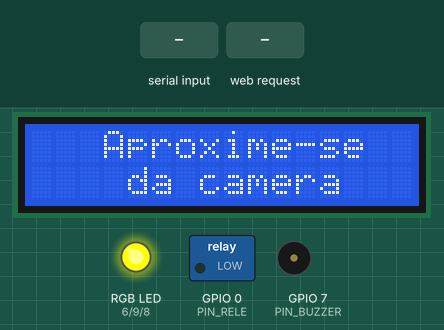
This sketch was run on a simulated ESP32-C6. Shown: 16×2 character LCD, switched loads named in the sketch (green lamp = pin HIGH), an RGB LED mixed from three pins (HIGH = lit), buzzer (waves = sounding). The inputs (shaded band) are chosen by the test bench. WiFi joins after 1.5 s; servers stay silent unless stated; what the sketch prints to the serial monitor is not drawn.

Above: at 4.8 s.
4.9 s: "OK\n" received over Serial
At 5.07 s:
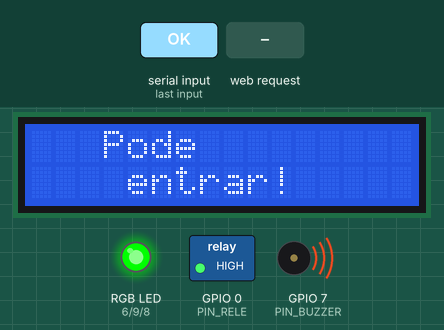
At 5.8 s:
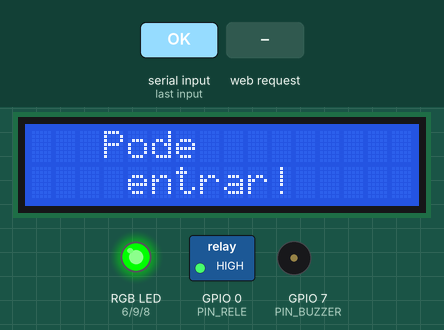
7.0 s: "FECHA\n" received over Serial
At 8.2 s:
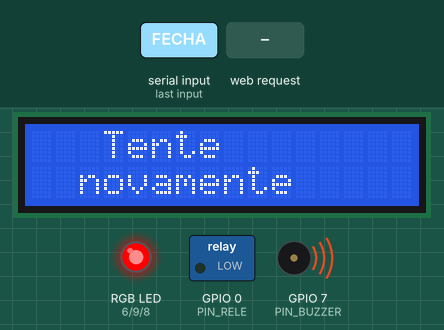
8.5 s: HTTP request GET /FACE_OK received
10.0 s: HTTP request GET /FACE_FAIL received
11.6 s: HTTP request GET /FACE_ALIGN received
Timing chart, 0 to 14.6 s (numbered marks = the images above; inputs shaded):
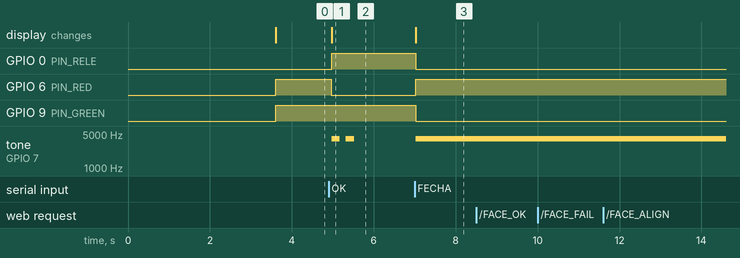

The sketch:

ESP32_C6_Code_sketch_dec4i.ino
```cpp
#include <WiFi.h>
#include <LiquidCrystal.h>

// ---------- CONFIG WI-FI ----------
const char* WIFI_SSID = "MEO-B672F0";
const char* WIFI_PASS = "1e251a1c99"; // password da tua rede

// Servidor TCP na porta 5000
WiFiServer tcpServer(5000);
WiFiClient camClient;   // cliente atual da ESP32-CAM

// ---------- LCD ----------
LiquidCrystal lcd(2, 3, 23, 22, 21, 19);

// ---------- ESTADOS ----------
bool no_camera = LOW;
bool camera = LOW;
bool alerta_enviado = false;

// ---------- Pinos do LED RGB ----------
const int PIN_GREEN = 9;
const int PIN_RED   = 6;
const int PIN_BLUE  = 8;

// ---------- Buzzer ----------
const int PIN_BUZZER = 7;

// ---------- RELÉ ----------
const int PIN_RELE = 0;

// ---------- FLAGS ----------
bool camera_beep_done = false;

// ---------- DEBOUNCE BLUETOOTH (APP) ----------
unsigned long lastSerialTime = 0;
const unsigned long serialDebounce = 500;

// ---------- DEBUG ----------
#define DEBUG true  // false = terminal silencioso

// Buffer global para dados da CAM
String camBuffer = "";

void conectaWiFi() {
  WiFi.mode(WIFI_STA);
  WiFi.begin(WIFI_SSID, WIFI_PASS);

  if (DEBUG) {
    Serial.print("A ligar ao WiFi: ");
    Serial.println(WIFI_SSID);
  }

  unsigned long startAttempt = millis();
  while (WiFi.status() != WL_CONNECTED && millis() - startAttempt < 15000) {
    delay(500);
    if (DEBUG) Serial.print(".");
  }
  if (WiFi.status() == WL_CONNECTED) {
    if (DEBUG) {
      Serial.println();
      Serial.print("WiFi ligado. IP ESP32-C6: ");
      Serial.println(WiFi.localIP());
    }
  } else {
    if (DEBUG) Serial.println("\nFalha ao ligar ao WiFi.");
  }
}

void trataMensagemCamera(String msg) {
  msg.trim();

  if (DEBUG) {
    Serial.print("[TCP_CAM_RAW='");
    Serial.print(msg);
    Serial.println("']");
  }

  if (msg == "FACE_OK") {
    camera = HIGH;
    no_camera = LOW;
    alerta_enviado = false;
    camera_beep_done = false;
    if (DEBUG) Serial.println("=> FACE_OK");
  } else if (msg == "FACE_FAIL") {
    camera = LOW;
    no_camera = HIGH;
    if (DEBUG) Serial.println("=> FACE_FAIL");
    if (!alerta_enviado) {
      if (DEBUG) Serial.println("Intruso não reconhecido à porta!");
      alerta_enviado = true;
    }
  } else if (msg == "FACE_ALIGN") {
    camera = LOW;
    no_camera = LOW;
    alerta_enviado = false;
    camera_beep_done = false;
    if (DEBUG) Serial.println("=> FACE_ALIGN (estado neutro)");
  } else {
    if (DEBUG && msg.length() > 0) {
      Serial.println("Mensagem desconhecida da CAM.");
    }
  }
}

void lerDadosDaCam() {
  // aceitar cliente se ainda não houver
  if (!camClient || !camClient.connected()) {
    camClient = tcpServer.available();
    if (camClient && DEBUG) {
      Serial.println("ESP32-CAM conectada ao TCP.");
    }
    camBuffer = "";  // limpa buffer ao trocar de cliente
  }

  if (camClient && camClient.connected()) {
    while (camClient.available() > 0) {
      char c = camClient.read();

      // fim de linha: processa mensagem
      if (c == '\n' || c == '\r') {
        camBuffer.trim();
        if (camBuffer.length() > 0) {
          trataMensagemCamera(camBuffer);
        }
        camBuffer = "";   // limpa sempre após processar
      } else {
        // só acumula caracteres imprimíveis para evitar lixo
        if (c >= 32 && c <= 126) {
          camBuffer += c;
        }
        // proteção: se passar de 32 chars, descarta
        if (camBuffer.length() > 32) {
          if (DEBUG) Serial.println("Buffer da CAM demasiado grande, a limpar.");
          camBuffer = "";
        }
      }
    }
  }
}

void setup() {
  pinMode(PIN_RED, OUTPUT);
  pinMode(PIN_GREEN, OUTPUT);
  pinMode(PIN_BLUE, OUTPUT);
  pinMode(PIN_BUZZER, OUTPUT);
  pinMode(PIN_RELE, OUTPUT);

  digitalWrite(PIN_RED, LOW);
  digitalWrite(PIN_GREEN, LOW);
  digitalWrite(PIN_BLUE, LOW);
  noTone(PIN_BUZZER);
  digitalWrite(PIN_RELE, LOW);

  lcd.begin(16, 2);

  Serial.begin(9600);
  delay(2000);

  if (DEBUG) Serial.println("ESP32-C6 + ESP32-CAM (TCP) + HC-05 + RELE PRONTO");

  conectaWiFi();
  tcpServer.begin();
  if (DEBUG) {
    Serial.println("Servidor TCP iniciado na porta 5000.");
  }

  lcd.clear();
  lcd.setCursor(3, 0);
  lcd.print("Aproxime-se");
  lcd.setCursor(4, 1);
  lcd.print("da camera");
}

void loop() {
  // 1) Ler dados da CAM com limpeza de buffer
  lerDadosDaCam();

  // 2) COMANDOS DA APP BLUETOOTH
  if (millis() - lastSerialTime > serialDebounce && Serial.available()) {
    String linha = Serial.readStringUntil('\n');
    linha.trim();

    if (linha.length() > 0 && DEBUG) {
      Serial.print("APP: ");
      Serial.println(linha);
    }

    if (linha.equalsIgnoreCase("OK")) {
      camera = HIGH;
      no_camera = LOW;
      alerta_enviado = false;
      camera_beep_done = false;
      Serial.println("APP FORCOU: FACE_OK");
    } else if (linha.equalsIgnoreCase("FECHA")) {
      camera = LOW;
      no_camera = HIGH;
      alerta_enviado = true;
      camera_beep_done = false;
      Serial.println("APP FORCOU: FACE_FAIL");
    }

    lastSerialTime = millis();
    while (Serial.available()) Serial.read();
  }

  // 3) LÓGICA VISUAL/SONORA + RELÉ
  digitalWrite(PIN_RED, LOW);
  digitalWrite(PIN_GREEN, LOW);
  digitalWrite(PIN_BLUE, LOW);
  lcd.clear();

  if (camera == HIGH) {
    digitalWrite(PIN_RELE, HIGH);
    digitalWrite(PIN_GREEN, HIGH);

    lcd.setCursor(3, 0);
    lcd.print("Pode");
    lcd.setCursor(4, 1);
    lcd.print("entrar!");

    if (!camera_beep_done) {
      for (int i = 0; i < 2; i++) {
        tone(PIN_BUZZER, 4000);
        delay(200);
        noTone(PIN_BUZZER);
        delay(150);
      }
      camera_beep_done = true;
    }
  } else if (no_camera == HIGH) {
    digitalWrite(PIN_RELE, LOW);
    digitalWrite(PIN_RED, HIGH);

    lcd.setCursor(3, 0);
    lcd.print("Tente");
    lcd.setCursor(2, 1);
    lcd.print("novamente");

    tone(PIN_BUZZER, 4000);
    camera_beep_done = false;
  } else {
    digitalWrite(PIN_RELE, LOW);
    digitalWrite(PIN_RED, HIGH);
    digitalWrite(PIN_GREEN, HIGH);

    lcd.setCursor(3, 0);
    lcd.print("Aproxime-se");
    lcd.setCursor(4, 1);
    lcd.print("da camera");

    noTone(PIN_BUZZER);
    camera_beep_done = false;
  }

  delay(100);
}
```

Measured:
- after the input at 4.9 s, GPIO 0 (PIN_RELE): LOW → HIGH after 0.07 s; GPIO 6 (PIN_RED): HIGH → LOW after 0.07 s; tone on GPIO 7 (PIN_BUZZER): alternates 4000 Hz for 0.20 s and silent for 0.15 s, 4 changes in all, then stays silent, starting after 0.07 s; the display: changes after 0.07 s (image 1)
- after the input at 7.0 s, GPIO 0 (PIN_RELE), GPIO 9 (PIN_GREEN): HIGH → LOW at once; GPIO 6 (PIN_RED): LOW → HIGH at once; tone on GPIO 7 (PIN_BUZZER): silent → 4000 Hz at once; the display: changes at once (image 3)
